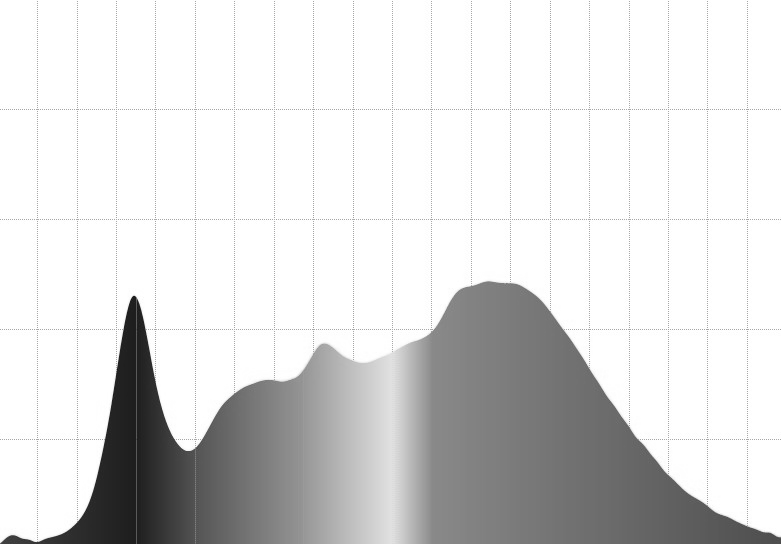
#> input picture Gri Resimler/3500.png, 781 x 544 px, found by its file name
$ python 'Çizgikaldırma.py'
#> lines starting #> are read from the running program, lines starting #| are printed output that depends on the picture; after the words box and inside, x2 and y2 are one past the last pixel; in counts of white or black regions, pixels touching at a corner belong together
import numpy as np
import cv2
from matplotlib import pyplot as plt

imge=cv2.imread("3500.png")
#> imge is the input picture: shape (544, 781, 3); min 23, max 255, mean 220
imge=cv2.cvtColor(imge,cv2.COLOR_BGR2GRAY)
#> imge: shape (544, 781)
_,mask=cv2.threshold(imge,230,255,cv2.THRESH_BINARY)
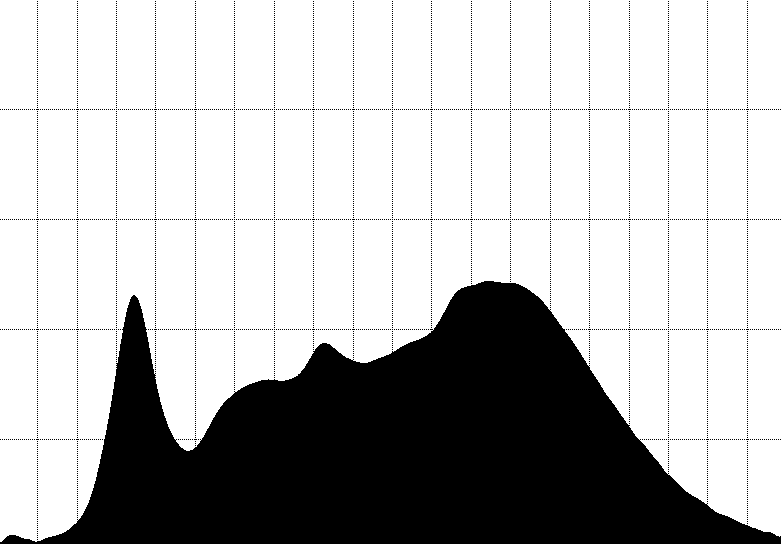
#> mask: shape (544, 781); 73.3% white; 4904 black regions (4903 under 20 px), largest, box (x1, y1, x2, y2) and area: (0, 281, 781, 544) 108477
kernel=np.ones((3,3),np.uint8)
dilation=cv2.dilate(mask,kernel)
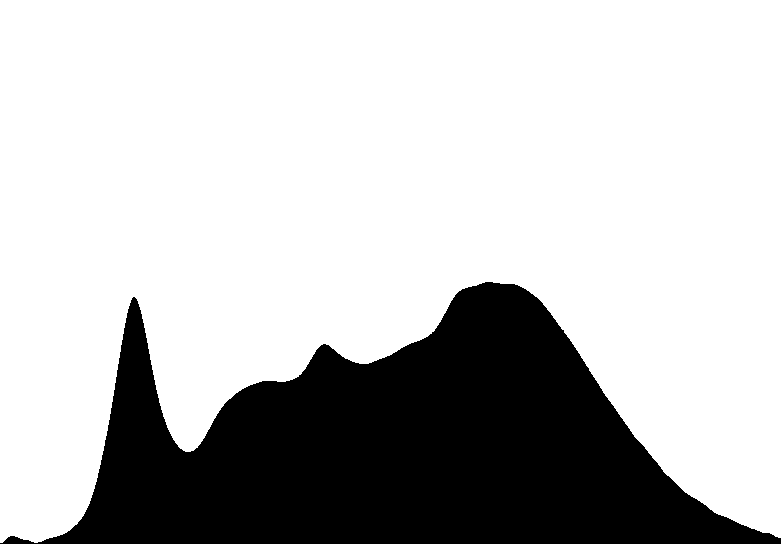
#> dilation: shape (544, 781); 74.9% white; 1 black region, box (x1, y1, x2, y2) and area: (0, 282, 781, 544) 106784
erosion=cv2.erode(mask,kernel)
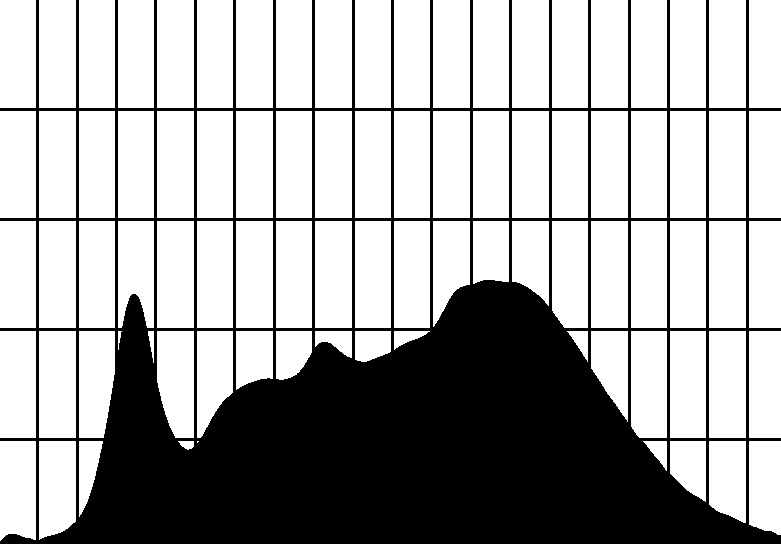
#> erosion: shape (544, 781); 67.1% white; 1 black region, box (x1, y1, x2, y2) and area: (0, 0, 781, 544) 139626
opening=cv2.morphologyEx(mask,cv2.MORPH_OPEN,kernel)
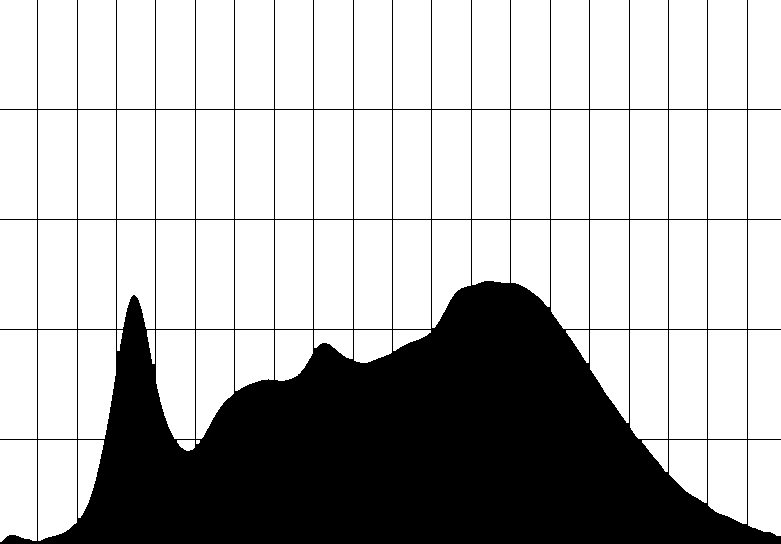
#> opening: shape (544, 781); 72.1% white; 1 black region, box (x1, y1, x2, y2) and area: (0, 0, 781, 544) 118544
closing=cv2.morphologyEx(mask,cv2.MORPH_CLOSE,kernel)
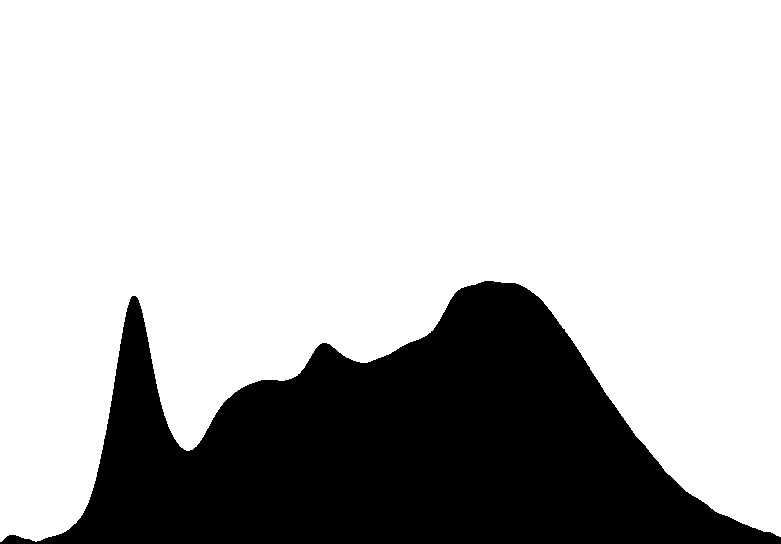
#> closing: shape (544, 781); 74.5% white; 1 black region, box (x1, y1, x2, y2) and area: (0, 281, 781, 544) 108448

titles=["image","mask","dilation","erosion","opening","closing"]
images=[imge,mask,dilation,erosion,opening,closing]

for i in range(6):
    plt.subplot(2,3,i+1),plt.imshow(images[i],"gray")
    plt.title(titles[i])
    plt.xticks([]),plt.yticks([])
plt.show()

$ run again, with Gri Resimler/3750.png copied over Gri Resimler/3500.png
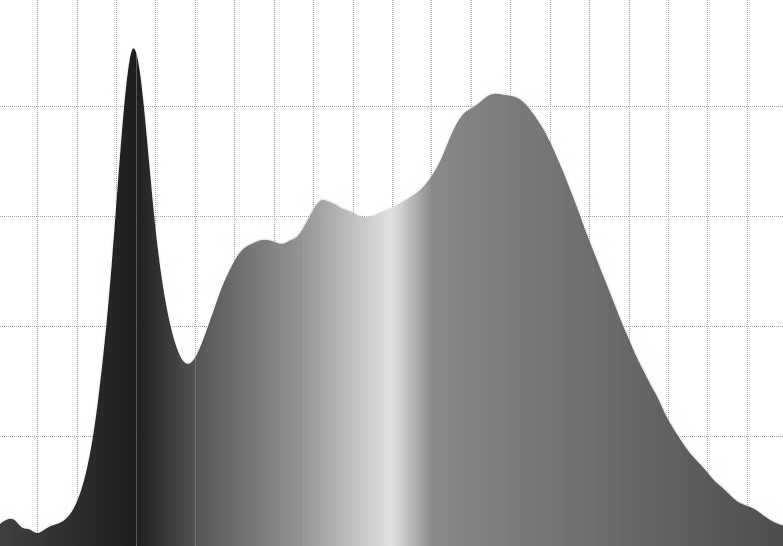
#> input picture Gri Resimler/3750.png, 783 x 546 px, found by its file name
#> imge is the input picture: shape (546, 783, 3); min 24, max 255, mean 192.4
#> imge: shape (546, 783)
#> `_,mask=cv2.threshold(imge,230,255,cv2.THRESH_BINARY)`:
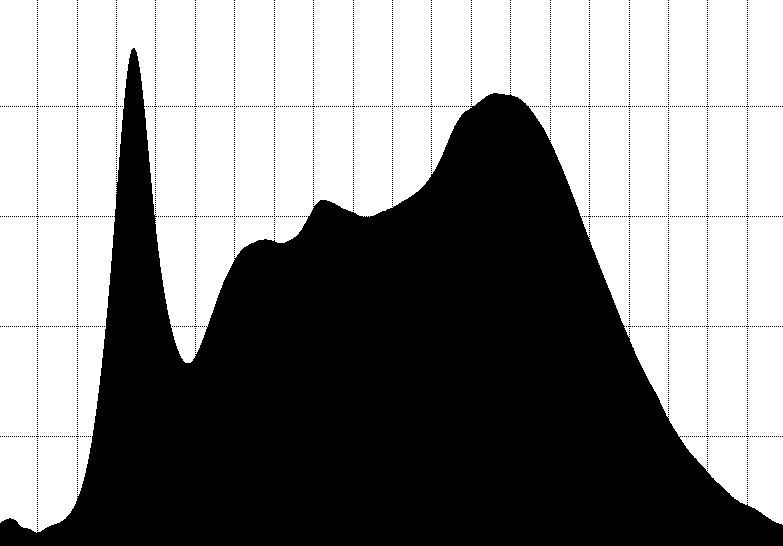
#> mask: shape (546, 783); 53.2% white; 3453 black regions (3452 under 20 px), largest, box (x1, y1, x2, y2) and area: (0, 48, 783, 546) 196735
#> dilation: shape (546, 783); 54.5% white; 1 black region, box (x1, y1, x2, y2) and area: (0, 50, 783, 546) 194352
#> erosion: shape (546, 783); 48.6% white; 69 white regions (1 under 20 px), largest, box (x1, y1, x2, y2) and area: (39, 108, 76, 215) 3959, (157, 108, 194, 215) 3959, (236, 108, 273, 215) 3959
#> opening: shape (546, 783); 52.3% white; 1 black region, box (x1, y1, x2, y2) and area: (0, 0, 783, 546) 203924
#> `closing=cv2.morphologyEx(mask,cv2.MORPH_CLOSE,kernel)`:
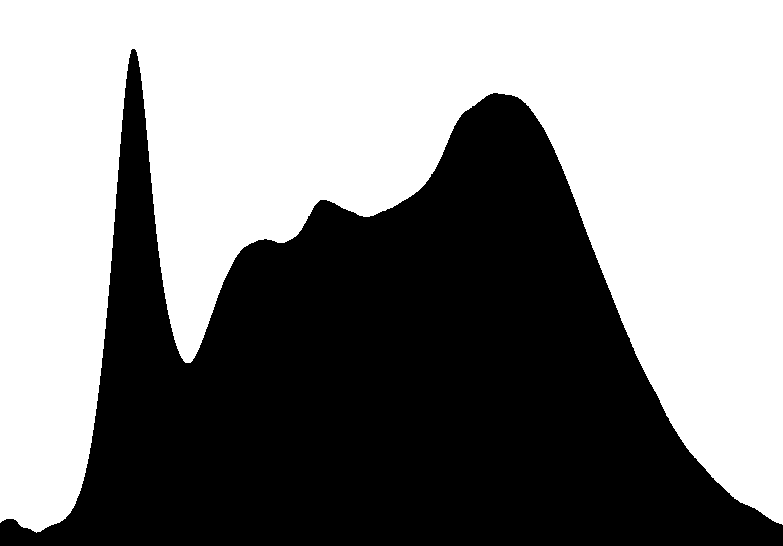
#> closing: shape (546, 783); 54% white; 1 black region, box (x1, y1, x2, y2) and area: (0, 49, 783, 546) 196695
